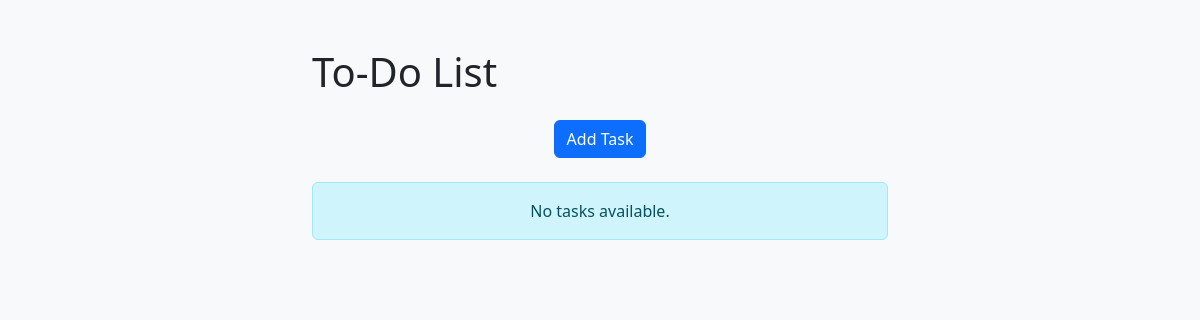
Before: / with the older database file.
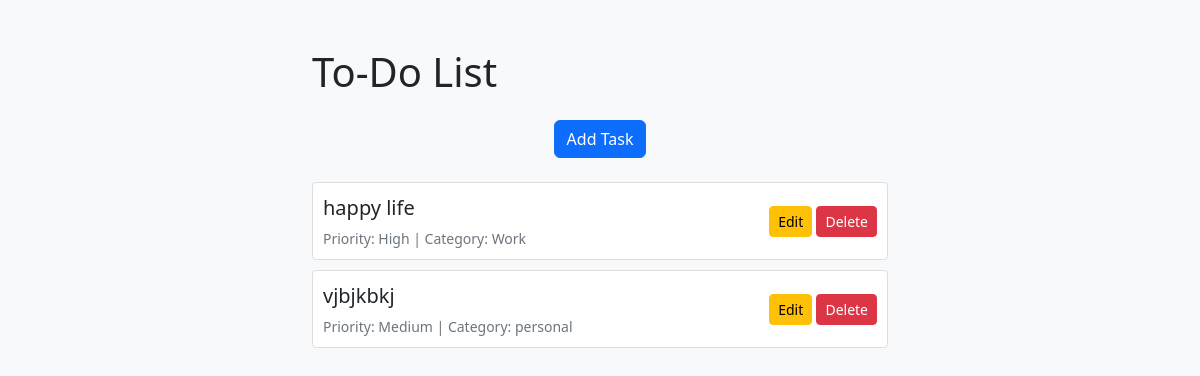
After: the same page with the newer database file.
### app.py (models this page shows, shortened)
class Task(db.Model):
    id = db.Column(db.Integer, primary_key=True)
    content = db.Column(db.String(200), nullable=False)
    priority = db.Column(db.String(20), nullable=False, default='Medium')
    date_created = db.Column(db.DateTime, default=datetime.utcnow)
    category = db.Column(db.String(50), nullable=True)

### app.py (the view, shortened to what this page needs)
@app.route('/' , methods=['GET','POST'])
def index():
    tasks = Task.query.all()
    return render_template('index.html', tasks=tasks)

### Templates/index.html (shortened to what this page needs)
<!DOCTYPE html>
<html lang="en">
<head>
    <link href="https://cdn.jsdelivr.net/npm/bootstrap@5.3.0/dist/css/bootstrap.min.css" rel="stylesheet">
</head>
<body>
    <div class="container my-5">
        <h1 class="mb-4">To-Do List</h1>
        <div class="mb-4 text-center">
            <button type="button" class="btn btn-primary" data-bs-toggle="modal" data-bs-target="#addTaskModal">
                Add Task
            </button>
        </div>
        <div id="taskList">
            {% for task in tasks %}
            <div class="task-item d-flex justify-content-between align-items-center">
                <div>
                    <div class="task-content">{{ task.content }}</div>
                    <div class="task-meta">
                        Priority: {{ task.priority }} | Category: {{ task.category }}
                    </div>
                </div>
                <div>
                    <a href="{{ url_for('edit_task', task_id=task.id) }}" class="btn btn-sm btn-warning">Edit</a>
                    <form action="{{ url_for('delete_task', task_id=task.id) }}" method="POST" class="d-inline">
                        <button class="btn btn-sm btn-danger" type="submit">Delete</button>
                    </form>
                </div>
            </div>
            {% else %}
            <div class="alert alert-info text-center">No tasks available.</div>
            {% endfor %}
        </div>
    </div>
</body>
</html>

### Templates/index.html (style rules this page uses)
body { background-color: #f8f9fa; }
.container { max-width: 600px; }
.task-item { border: 1px solid #ddd; border-radius: 0.25rem; padding: 10px; margin-bottom: 10px; background: #fff; }
.task-content { font-size: 1.25rem; margin-bottom: 5px; }
.task-meta { font-size: 0.875rem; color: #6c757d; }

Changed rows visible on the page:
added Task: content "happy life", priority "High", category "Work"
added Task: content "vjbjkbkj", priority "Medium", category "personal"
Other visible differences:
text no longer shown: "No tasks available."
